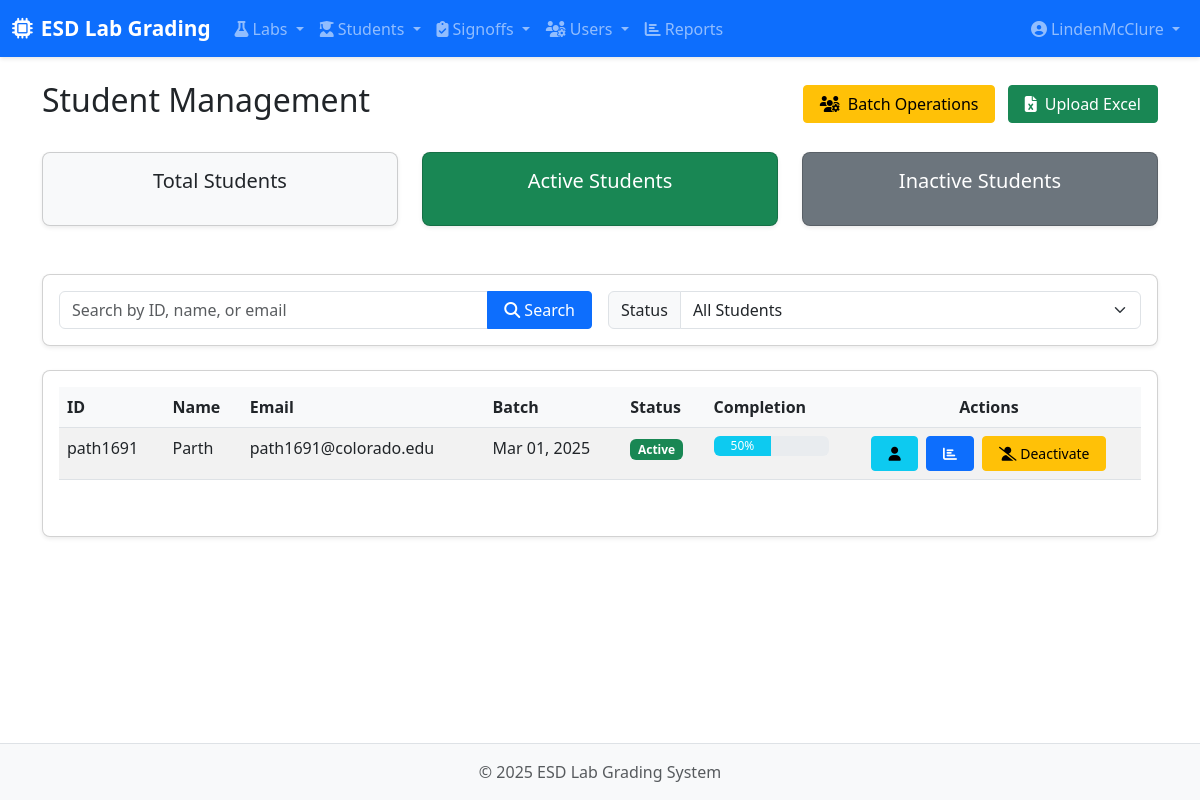
/students/ (signed in), run on an earlier commit of the app's database.
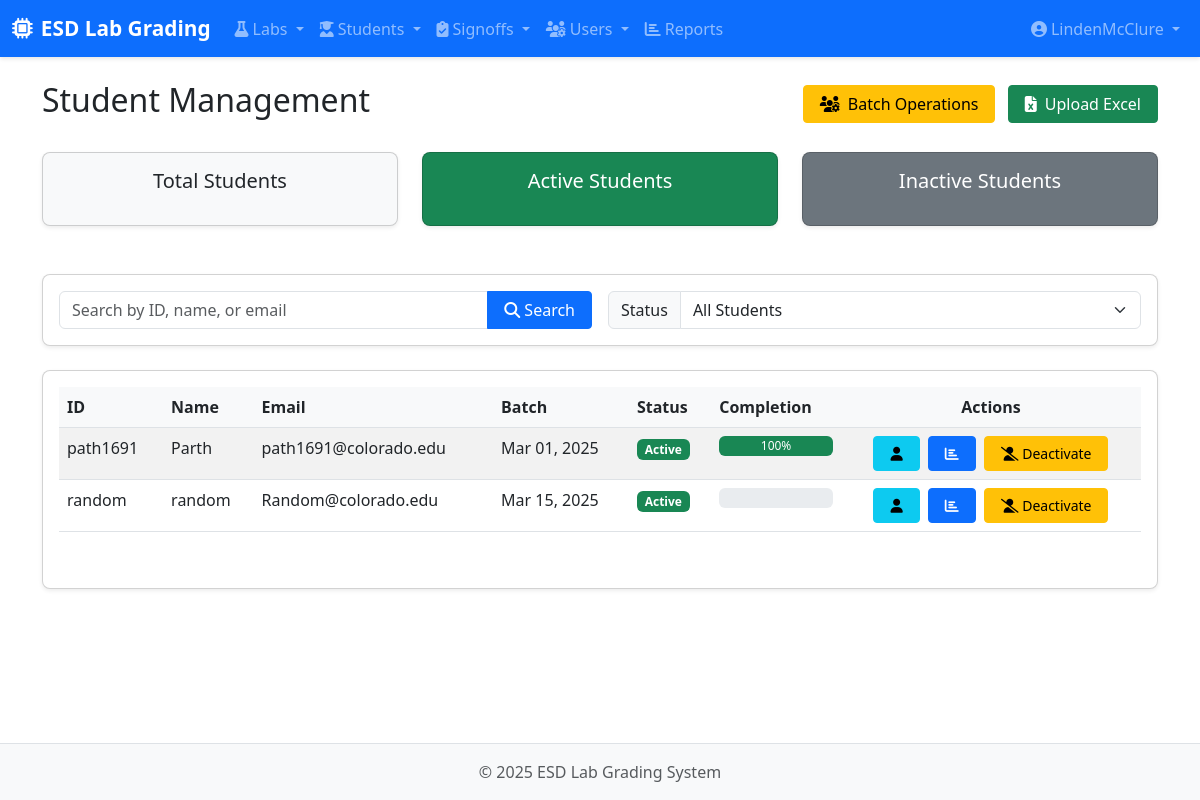
And on a later commit of the database.
### labs/models.py (models this page shows, shortened)
class Student(models.Model):
    student_id = models.CharField(max_length=20, unique=True)
    name = models.CharField(max_length=100)
    email = models.EmailField(blank=True)
    batch = models.DateField(auto_now=False, auto_now_add=False)
    active = models.BooleanField(default=True)
    @property
    def get_completion_status(self):
        total_parts = Part.objects.filter(is_required=True).count()
        completed_parts = Signoff.objects.filter(
            student=self,
            status='approved',
            part__is_required=True
        ).values('part').distinct().count()
        if total_parts == 0:
            return 0
        return (completed_parts / total_parts) * 100

### labs/views.py (the view)
# urls.py: path('students/', views.student_list, name='student_list'),
@login_required
def student_list(request):
    students = Student.objects.all()
    return render(request, 'labs/student_list.html', {'students': students})

### labs/templatetags/role_tags.py (called while the page is built)
@register.filter
def has_role(user, role_name):
    if user.is_anonymous:
        return False
    if user.is_staff:
        return True
    try:
        return hasattr(user, 'role') and user.role.role == role_name
    except:
        return False

### labs/templates/labs/student_list.html (shortened to what the changed rows need)
{% extends 'base.html' %}
{% load static %}
{% block content %}
<div class="container">
    <div class="d-flex justify-content-between align-items-center mb-4">
        <h1 class="h2">Student Management</h1>
    </div>
    <div class="card">
        <div class="card-body">
            <div class="table-responsive">
                <table class="table table-striped table-hover">
                    <thead>
                        <tr>
                            <th>ID</th>
                            <th>Name</th>
                            <th>Email</th>
                            <th>Batch</th>
                            <th>Status</th>
                            <th>Completion</th>
                            <th class="text-center">Actions</th>
                        </tr>
                    </thead>
                    <tbody>
                        {% for student in students %}
                        <tr>
                            <td>{{ student.student_id }}</td>
                            <td>{{ student.name }}</td>
                            <td>{{ student.email }}</td>
                            <td>{{ student.batch|date:"M d, Y" }}</td>
                            <td>
                                {% if student.active %}
                                <span class="badge bg-success">Active</span>
                                {% else %}
                                <span class="badge bg-secondary">Inactive</span>
                                {% endif %}
                            </td>
                            <td>
                                <div class="progress" style="height: 20px;" title="{{ student.get_completion_status|floatformat:1 }}%">
                                    <div class="progress-bar {% if student.get_completion_status >= 100 %}bg-success{% elif student.get_completion_status >= 50 %}bg-info{% else %}bg-warning{% endif %}"
                                         role="progressbar"
                                         style="width: {{ student.get_completion_status }}%;"
                                         aria-valuenow="{{ student.get_completion_status }}"
                                         aria-valuemin="0"
                                         aria-valuemax="100">
                                        {{ student.get_completion_status|floatformat:0 }}%
                                    </div>
                                </div>
                            </td>
                            <td class="action-buttons text-center">
                                <a href="{% url 'labs:student_detail' student.id %}" class="btn btn-sm btn-info me-1" title="View student details">
                                    <i class="fas fa-user"></i>
                                </a>
                                <a href="{% url 'labs:student_grade_report' student.id %}" class="btn btn-sm btn-primary me-1" title="View grade report">
                                    <i class="fas fa-chart-bar"></i>
                                </a>
                                <a href="{% url 'labs:student_toggle_active' student.id %}" class="btn btn-sm {% if student.active %}btn-warning{% else %}btn-success{% endif %}">
                                    {% if student.active %}
                                    <i class="fas fa-user-slash"></i> Deactivate
                                    {% else %}
                                    <i class="fas fa-user-check"></i> Activate
                                    {% endif %}
                                </a>
                            </td>
                        </tr>
                        {% empty %}
                        <tr>
                            <td colspan="7" class="text-center">No students found. {% if search_query %}<a href="{% url 'labs:student_list' %}">Clear search</a>{% endif %}</td>
                        </tr>
                        {% endfor %}
                    </tbody>
                </table>
            </div>
        </div>
    </div>
</div>
{% endblock %}

What changed in the data, as far as the page shows it:
computed for Student "path1691": {{ student.get_completion_status }} 50.0 → 100.0 (drawn); get_completion_status "50" → "100"
added Student: student_id "random", name "random", email "Random@colorado.edu", batch "Mar 15, 2025", active "Active"
